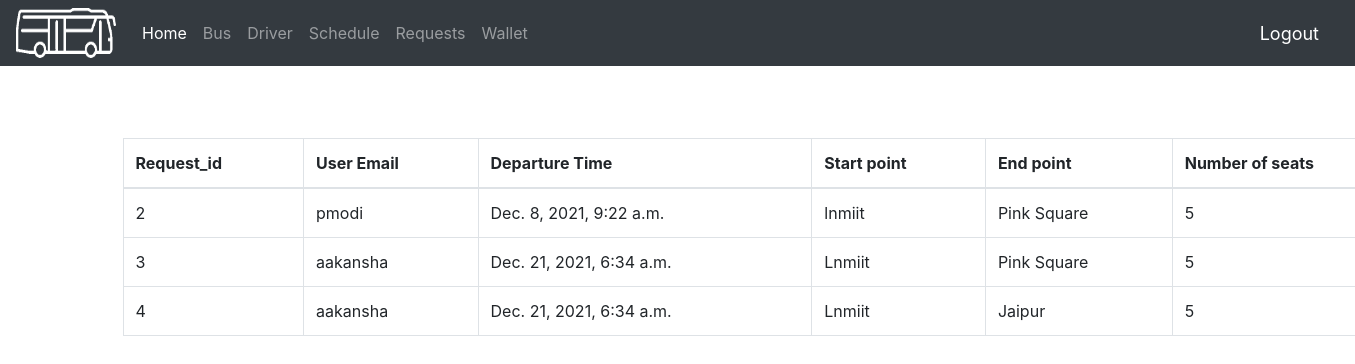
Before: /request/ (signed in) with the older database file.
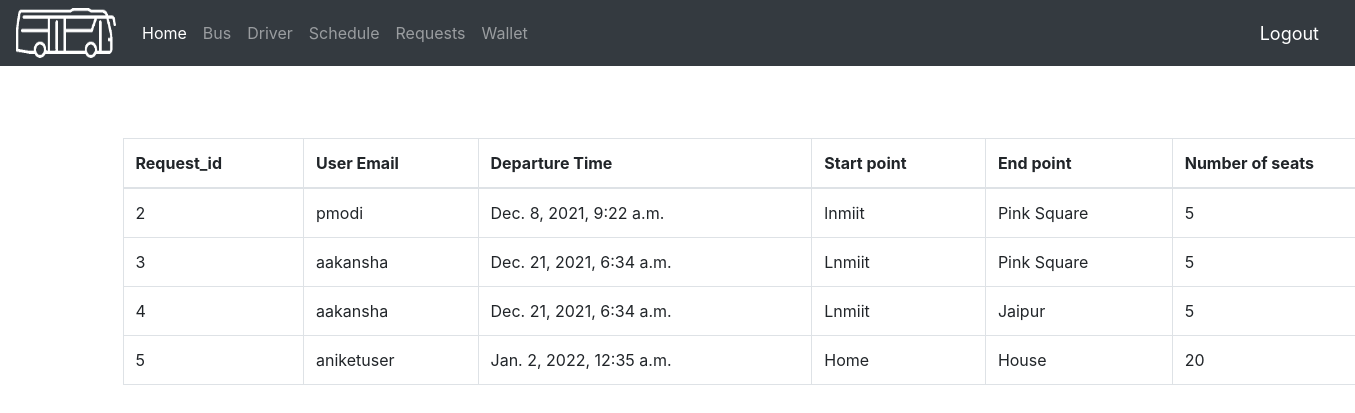
After: the same page with the newer database file.
### bus_M_/models.py (models this page shows, shortened)
class Request(models.Model):
    request_id = models.AutoField(primary_key=True)
    user_email=models.ForeignKey(User,on_delete= models.CASCADE)
    departure_time = models.DateTimeField(null=False)
    startpoint=models.CharField(max_length=300,null=False)
    endpoint=models.CharField(max_length=300,null=False)
    number_seats=models.IntegerField(null=False)

### bus_M_/views.py (the view)
# urls.py: path('request/', views.request, name='request'),
@login_required(login_url='login')
def request(request):
    allD=Request.objects.all()
    context={'allD': allD}
    return render(request,'accounts/request.html',context)

### bus_M_/templates/accounts/request.html
{%  extends 'accounts/main1.html' %}
{% block content %}
	<br><br><br>
    <section id="blog" class="blog">
      <div class="container" data-aos="fade-up">
        <div class="row">
          <div class="col-lg-8 entries">
            <article class="entry" style="width: 1300px;">
              <div class="entry-content">
                <table class="table table-bordered">
                    <thead>
                        <tr>
                            <th>Request_id</th>
                            <th>User Email</th>
                            <th>Departure Time</th>
                             <th>Start point</th>
                              <th>End point</th>
                               <th>Number of seats</th>
                        </tr>
                        </thead>
                    <tbody>
                        {% for p in allD %}
                        <tr>
                            <td>{{p.request_id}}</td>
                            <td>{{p.user_email}}</td>
                            <td>{{p.departure_time}}</td>
                            <td>{{p.startpoint}}</td>
                            <td>{{p.endpoint}}</td>
                            <td>{{p.number_seats}}</td>
                        </tr>
                        {%endfor%}
                    </tbody>
                        </table>
              </div>
            </article>
             <br><br>
          </div>
        </div>
      </div>
    </section>
{% endblock %}

### bus_M_/templates/accounts/main1.html (shortened to what this page needs)
{% load static %}
<!DOCTYPE html>
<html>
<head>
	<link rel="stylesheet" href="https://stackpath.bootstrapcdn.com/bootstrap/4.3.1/css/bootstrap.min.css">
</head>
<body>
	{%  include 'accounts/navbar1.html' %}
	<div class="container-fluid">
	{% block content %}
	{% endblock %}
    </div>
</body>
</html>

### bus_M_/templates/accounts/navbar1.html (shortened to what this page needs)
{% load static %}
<nav class="navbar navbar-expand-lg navbar-dark bg-dark">
 <img src="{% static 'images/buslogo.png' %}" class="image">&nbsp; &nbsp;&nbsp;
  <div class="collapse navbar-collapse" id="navbarNav">
    <ul class="navbar-nav">
      <li class="nav-item active">
        <a class="nav-link" href="{% url 'admin_home'%}">Home</a>
      </li>
      <li class="nav-item">
        <a class="nav-link" href="{% url 'bus'%}">Bus</a>
      </li>
      <li class="nav-item">
        <a class="nav-link" href="{% url 'driver'%}">Driver
        </a>
      </li>
       <li class="nav-item">
        <a class="nav-link" href="{% url 'view_schedule'%}">Schedule</a>
      </li>
       <li class="nav-item">
        <a class="nav-link" href="{%url 'request'%}">Requests</a>
      </li>
      <li class="nav-item">
        <a class="nav-link" href="{%url 'add_wallet'%}">Wallet</a>
      </li>
    </ul>
  </div>
  <span ><a  class="hello-msg" href="{% url 'logout' %}">Logout</a></span>
</nav>

### bus_M_/templates/accounts/navbar1.html (style rules this page uses)
.hello-msg { font-size: 18px; color: #fff; margin-right: 20px; }
.image { width:100px; height:50px; }

Changed rows visible on the page:
added Request: request_id "5", user_email "aniketuser", departure_time "Jan. 2, 2022, 12:35 a.m.", startpoint "Home", endpoint "House", number_seats "20"
